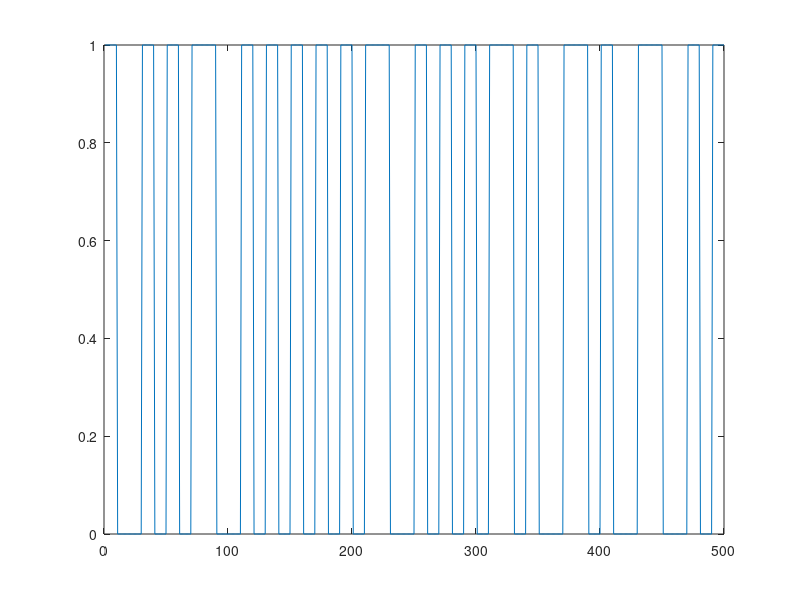
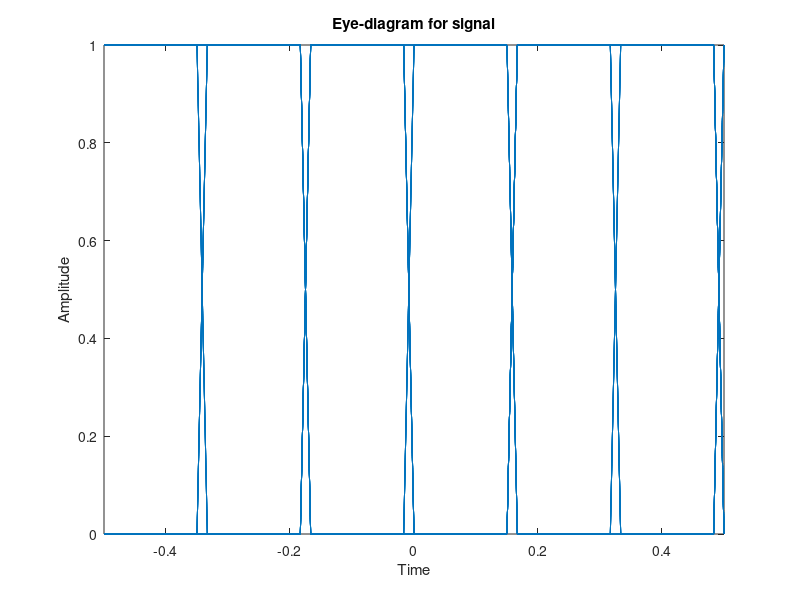

MATLAB code to generate these figures, in order:
% Projet TS226
% Maxime PETERLIN - Gabriel VERMEULEN
%% Initialisation des variables
clear all;
close all;

fe = 20 * 10^9; % Frequence d'echantillonage 20 MHz
Ds = 1 * 10^9;  % Debit symbole 1MHz
Ts = 1 / Ds;
Fse = 20;       % Facteur de sur-echantillonnage
Nfft = 512;     % Nombre de point pour la FFT

N = 1000;       % Nombre de point de la simulation

% Generation de la sequence aleatoire de bits
bk = randi([0 1], 1, N);

% Filtre de mise en forme
p = [ -0.5 * ones(1, 0.5 * 10^-9 * fe) 0.5 * ones(1, 0.5 * 10^-9 * fe) ];

% Filtre adapte
p_adpat = [ 0.5 * ones(1, 0.5 * 10^-9 * fe) -0.5 * ones(1, 0.5 * 10^-9 * fe) ];

%% Association bit->symboles et sur-echantillonage
An = upsample(bk*2 - 1, Fse);

%% Filtrage de mis en forme
sl = conv(An, p) + 0.5;

%% Affichage des 25 premiers bits de sl
figure, plot(sl(1:25*Fse));

%% Diagramme de l'oeil de duree 2*Ts pour les 100 premiers buts envoyes
eyediagram(sl(1:100*Fse), 3*Fse);
